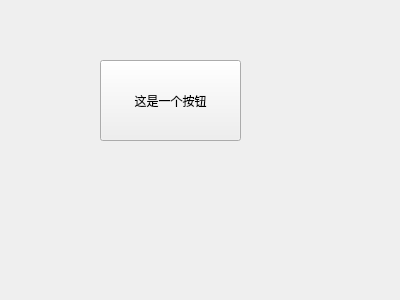
<?xml version="1.0" encoding="UTF-8"?>
<ui version="4.0">
 <class>Form</class>
 <widget class="QWidget" name="Form">
  <property name="geometry">
   <rect>
    <x>0</x>
    <y>0</y>
    <width>400</width>
    <height>300</height>
   </rect>
  </property>
  <property name="windowTitle">
   <string>Form</string>
  </property>
  <widget class="QPushButton" name="pushButton">
   <property name="geometry">
    <rect>
     <x>100</x>
     <y>60</y>
     <width>141</width>
     <height>81</height>
    </rect>
   </property>
   <property name="text">
    <string>这是一个按钮</string>
   </property>
   <property name="icon">
    <iconset>
     <normaloff>../icon/yiyuan.svg</normaloff>../icon/yiyuan.svg</iconset>
   </property>
   <property name="iconSize">
    <size>
     <width>20</width>
     <height>20</height>
    </size>
   </property>
   <property name="shortcut">
    <string>Ctrl+.</string>
   </property>
   <property name="flat">
    <bool>false</bool>
   </property>
  </widget>
 </widget>
 <resources/>
 <connections/>
</ui>
